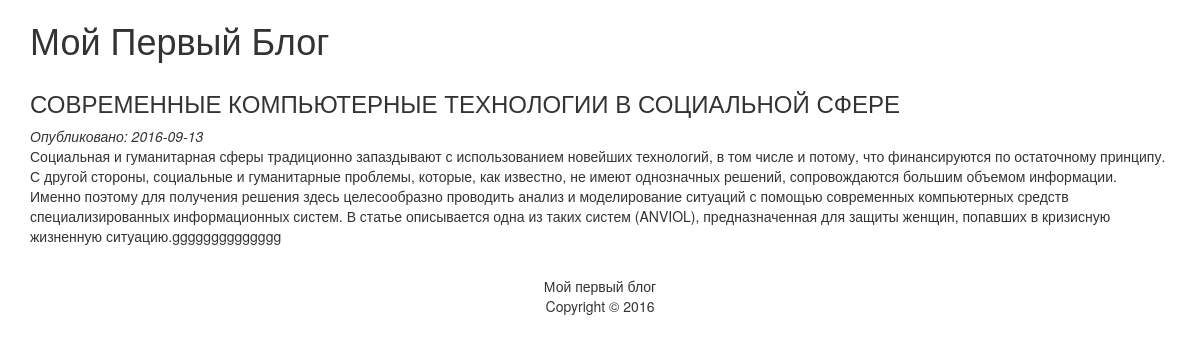
Page /article.php?id=3 on the committed database.
### tables this page shows
CREATE TABLE IF NOT EXISTS `articles` (
  `id` int(11) NOT NULL AUTO_INCREMENT,
  `title` varchar(255) NOT NULL,
  `content` text NOT NULL,
  `date` date NOT NULL,
  PRIMARY KEY (`id`)
);

### article.php (called while the page is built)
<?php
    require_once("database.php");
    require_once("models/articles.php");
    $link = db_connect();
    $article = articles_get($link, $_GET['id']);
    include("views/article.php");
?>

### models/articles.php (called while the page is built, shortened)
<?php
function articles_get($link, $id_article) {
    $query = sprintf("SELECT * FROM articles WHERE id=%d",(int)$id_article);
    $result = mysqli_query($link, $query);
    $article = mysqli_fetch_assoc($result);
    return $article;
}
?>

### views/article.php (the view, shortened to what this page needs)
<!DOCTYPE HTML>
<html>
<head>
    <link rel="stylesheet" href="css/style.css" />
    <link href="js/bootstrap.min.css" rel="stylesheet">
</head>
<body>
<div class="container">
    <h1>Мой Первый Блог</h1>
    <div>
        <div class="article">
            <h3>
                <?=$article['title']?>
            </h3>
            <em>Опубликовано: <?=$article['date']?></em>
            <p><?=$article['content']?></p>
        </div>
    </div>
    <footer>
        <p>Мой первый блог <br/> Copyright &copy; 2016</p>
    </footer>
</div>
</body>
</html>

### css/style.css (style rules this page uses)
footer { text-align: center; }
.article { margin-top: 30px; margin-bottom: 30px; }

### rows in the picture
articles: title "СОВРЕМЕННЫЕ КОМПЬЮТЕРНЫЕ ТЕХНОЛОГИИ В СОЦИАЛЬНОЙ СФЕРЕ", date "2016-09-13", content "Социальная и гуманитарная сферы традиционно запаздывают с использованием новейших технологий, в том числе и потому, что финансируются по остаточному принципу. С другой стороны, социальные и гуманитарные проблемы, которые, как известно, не имеют однозначных решений, сопровождаются большим объемом информации. Именно поэтому для получения решения здесь целесообразно проводить анализ и моделирование ситуаций с помощью современных компьютерных средств специализированных информационных систем. В статье описывается одна из таких систем (ANVIOL), предназначенная для защиты женщин, попавших в кризисную жизненную ситуацию.gggggggggggggg"
